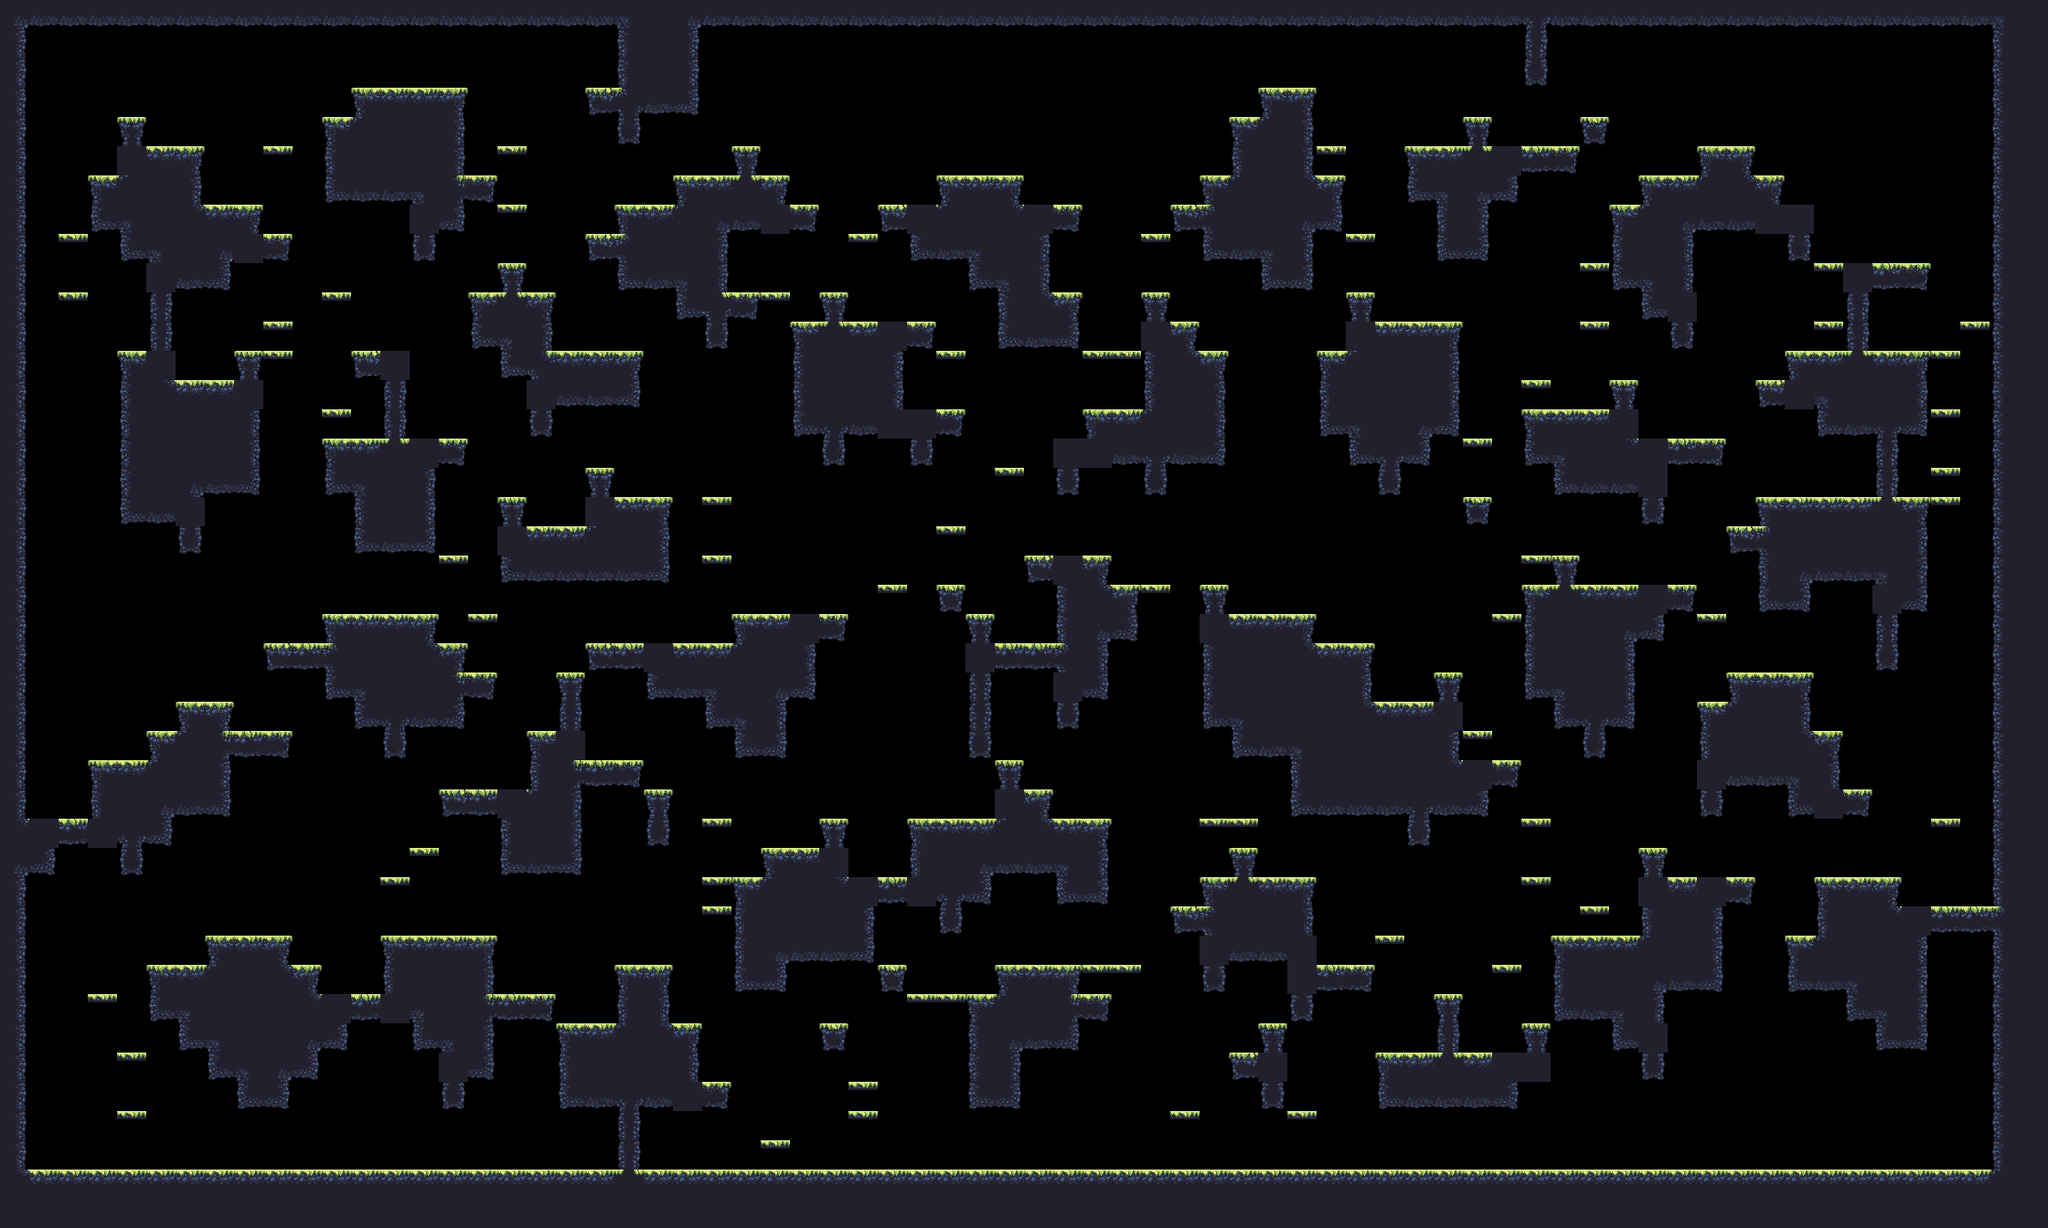

Below is a game level as drawn by its tile map, then a one-line description and the .tmx that defines it (tile-layer data replaced by summaries):
An orthogonal 70x42 tile map with 32x32 px tiles, 1 tile layer (main) and 17 objects (9x spawn, spawnPlayer0, spawnCrown0, spawnPlayer1, spawnCrown1, ...).

<map compressionlevel="0" height="42" infinite="0" nextlayerid="3" nextobjectid="4" orientation="orthogonal" renderorder="right-down" tiledversion="1.3.2" tileheight="32" tilewidth="32" version="1.2" width="70">
 <tileset firstgid="1" source="forest_summer_tile_set.tsx" />
 <layer height="42" id="1" name="main" width="70">
  <data>[2940 cells, 1210 non-empty, 28 distinct tile ids]</data>
 </layer>
 <objectgroup id="2" name="objects"><object id="1" name="spawnPlayer0" x="96" y="144.0" /><object id="2" name="spawnCrown0" x="224" y="112.0" /><object id="3" name="spawnPlayer1" x="1984" y="176.0" /><object id="4" name="spawnCrown1" x="2080" y="240.0" /><object id="5" name="spawnPlayer2" x="96" y="1232.0" /><object id="6" name="spawnCrown2" x="128" y="1232.0" /><object id="7" name="spawnPlayer3" x="2112" y="1232.0" /><object id="8" name="spawnCrown3" x="2112" y="1232.0" /><object id="9" name="spawn" x="64" y="848.0" /><object id="10" name="spawn" x="832" y="880.0" /><object id="11" name="spawn" x="1824" y="1232.0" /><object id="12" name="spawn" x="608" y="528.0" /><object id="13" name="spawn" x="1856" y="432.0" /><object id="14" name="spawn" x="1536" y="304.0" /><object id="15" name="spawn" x="1056" y="144.0" /><object id="16" name="spawn" x="96" y="784.0" /><object id="17" name="spawn" x="1024" y="592.0" /></objectgroup></map>
